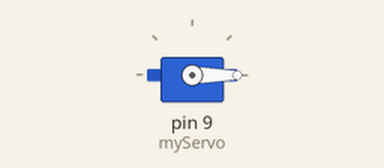
This sketch was run on a simulated Arduino Uno, built with avr-gcc and run on an emulated ATmega328P. On the bench: servo.

Above: at 0.1 s.
At 5.1 s:
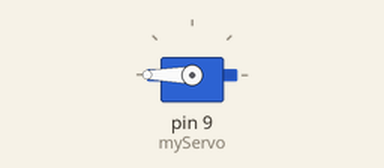
Timing chart, 0 to 6.6 s (numbered marks = the images above):
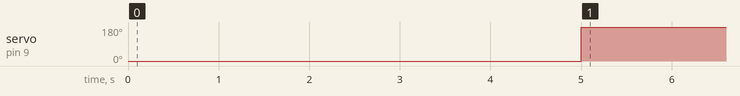

The sketch:

testOpening.ino
```cpp
#include<Servo.h>

Servo myServo;


void setup() {
  // put your setup code here, to run once:
  myServo.attach(9);
  myServo.write(0);
  delay(5000);
  myServo.write(180);
}

void loop() {
  // put your main code here, to run repeatedly:

}
```

Measured:
- by itself, servo on pin 9 (myServo): 0° → 180° at 5.0 s
